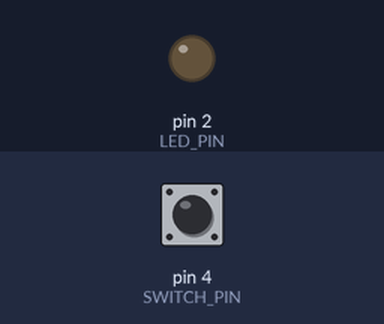
Bench run of a sketch on a simulated Arduino Uno, built with avr-gcc and run on an emulated ATmega328P. Parts: output pins drawn as LEDs (lit = HIGH). The test bench sets the inputs (shaded band); at power-on: pin 4 (SWITCH_PIN) LOW.

Above: at 1.2 s.
1.3 s: pin 4 (SWITCH_PIN) pulled HIGH for 0.15 s
At 1.37 s:
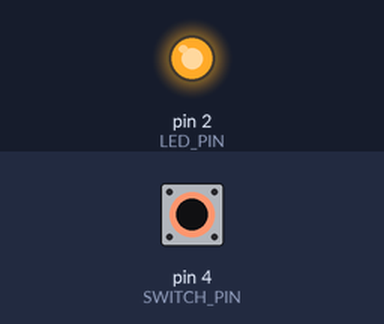
2.9 s: pin 4 (SWITCH_PIN) pulled HIGH for 3.2 s
At 6.6 s:
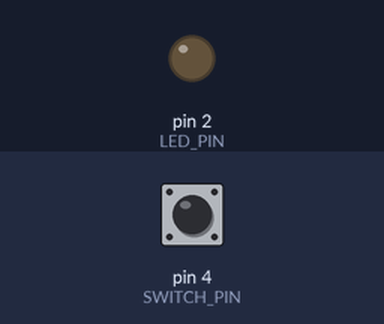
Timing chart, 0 to 8.1 s (numbered marks = the images above; inputs shaded):
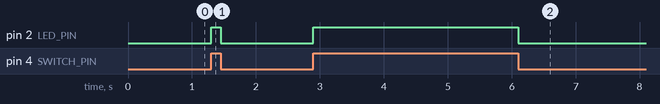

The sketch:

sketch_jun30b.ino
```cpp
#define LED_PIN 2
#define SWITCH_PIN 4

void setup(){
    pinMode(LED_PIN, OUTPUT);
    pinMode(SWITCH_PIN, INPUT);
  }
void loop(){
  int switchState = digitalRead(SWITCH_PIN);
  if ( switchState == HIGH){
    digitalWrite(LED_PIN, HIGH);
    }
    else{
      digitalWrite(LED_PIN, LOW);
      }

  }
```

Measured:
- after the input at 1.3 s, pin 2 (LED_PIN): LOW → HIGH at once, → LOW 0.15 s later
- after the input at 2.9 s, pin 2 (LED_PIN): LOW → HIGH at once, → LOW 3.2 s later
